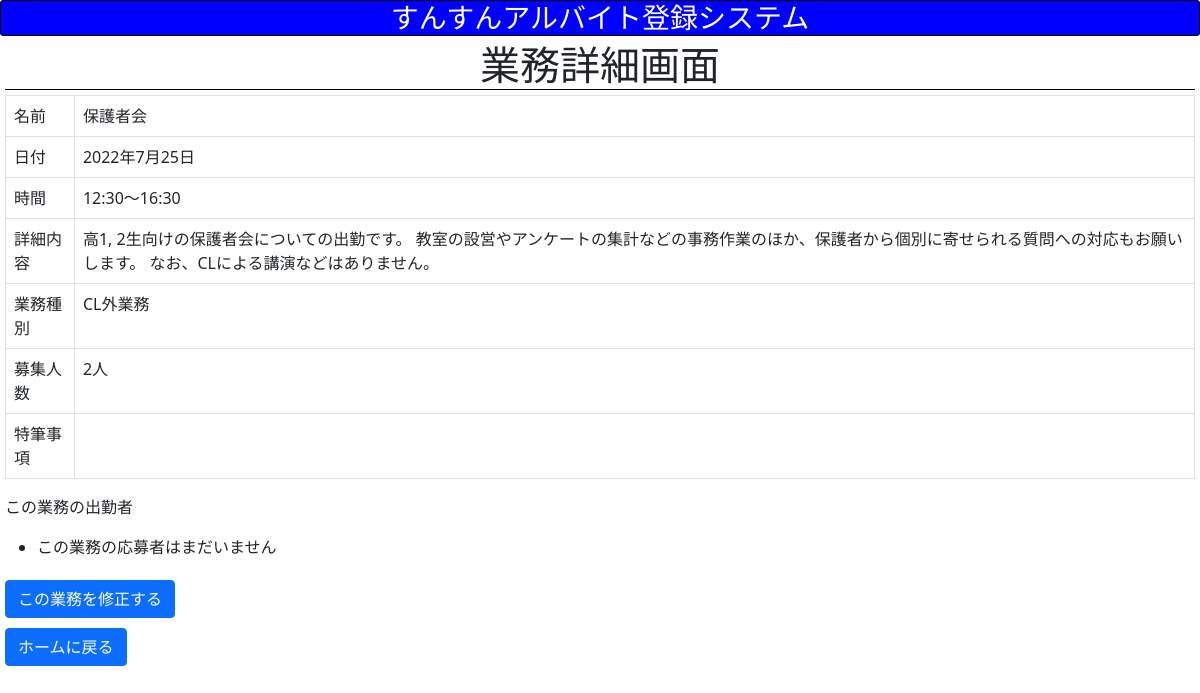
The page /shift/specification/14 (signed in) on the database as committed earlier.
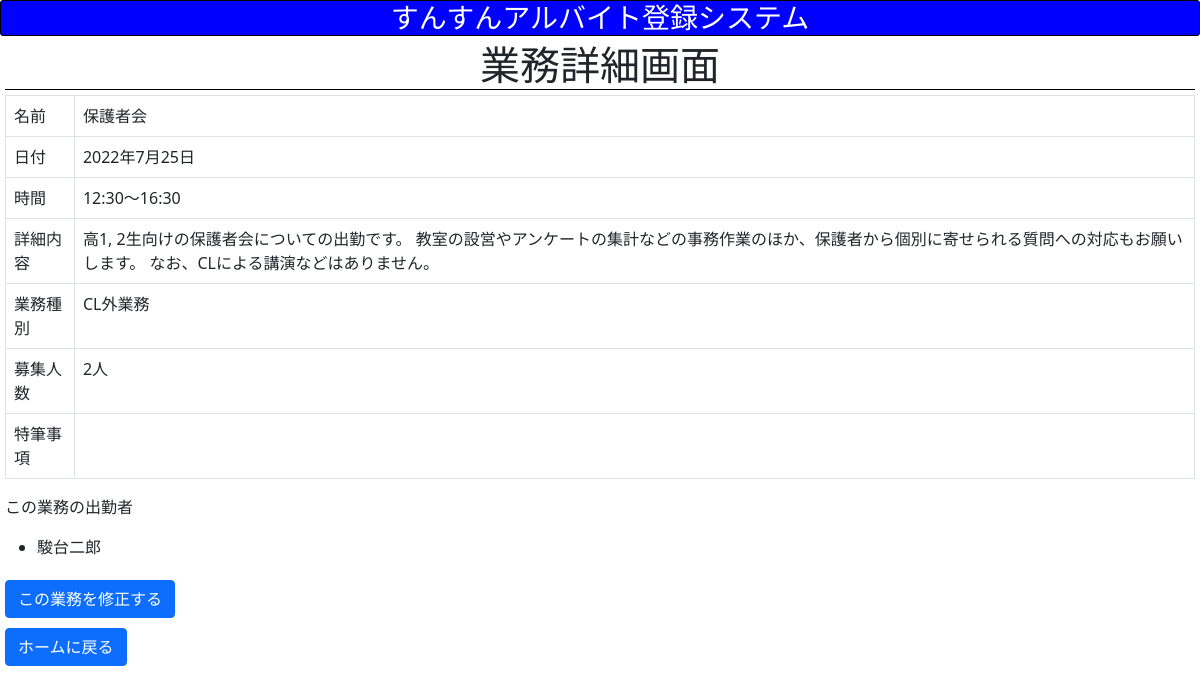
The same page on the database as committed later.
### shift/models.py (models this page shows, shortened)
class Worker(models.Model):
    name = models.CharField(max_length=64)
    email = models.CharField(max_length=64)
    password = models.CharField(validators=[MinLengthValidator(4)], max_length=128)
    is_admin = models.BooleanField(default=False)
    tasks = models.ManyToManyField(Task, blank=True, related_name="workers")

### shift/views.py (the view)
    def checker(request, **kwargs):
        if "worker_id" not in request.session:
            return HttpResponseRedirect(reverse("shift:login"))
        else:
            return func(request, **kwargs)

### shift/context_processor.py (called while the page is built)
def constant_value(request):
    import datetime
    return {
        "Now": datetime.datetime.now()
    }

### shift/views.py (called while the page is built, shortened)
def login_checker(func):
    def checker(request, **kwargs):
        if "worker_id" not in request.session:
            return HttpResponseRedirect(reverse("shift:login"))
        else:
            return func(request, **kwargs)
    return checker

@login_checker
def specification(request, task_id):
    task = Task.objects.get(id=task_id)
    worker = Worker.objects.get(id=request.session["worker_id"])
    return render(request, "shift/specification.html", {
        "task": task,
        "member_num": len(task.workers.all()),
        "worker": worker,
        "workers_of_task": task.workers.all(),
        "tasks_of_worker": worker.tasks.all()
    })

### shift/templates/shift/specification.html (shortened to what this page needs)
{% extends 'shift/layout.html' %}
{% block body %}
    <h1 class="theme">業務詳細画面</h1>
    <div class="specification">
        <table class="table table-bordered">
            <tbody>
                <tr>
                    <td>名前</td>
                    <td>{{ task.name }}</td>
                </tr>
                <tr>
                    <td>日付</td>
                    <td>{{ task.date }}</td>
                </tr>
                <tr>
                    <td>時間</td>
                    <td>{{ task.startTime }}〜{{ task.endTime }}</td>
                </tr>
                <tr>
                    <td>詳細内容</td>
                    <td>{{ task.specification }}</td>
                </tr>
                <tr>
                    <td>業務種別</td>
                    <td>{{ task.type }}</td>
                </tr>
                <tr>
                    <td>募集人数</td>
                    <td>{{ task.capacity }}人</td>
                </tr>
                <tr>
                    <td>特筆事項</td>
                    <td>{{ task.extra }}</td>
                </tr>
            </tbody>
        </table>
        {% if worker.is_admin %}
            <p>この業務の出勤者</p>
                <ul>
                    {% for worker in workers_of_task %}
                        <li>{{ worker.name }}</li>
                    {% empty %}
                        <li>この業務の応募者はまだいません</li>
                    {% endfor %}
                </ul>
            <a href="{% url 'shift:revise' task.id %}" class="btn btn-primary">この業務を修正する</a>
        {% endif %}
    </div>
    <a href="{% url 'shift:home' Now.year Now.month %}" class="btn btn-primary">ホームに戻る</a>
{% endblock %}

Rows that differ between the two databases and show on the page:
added Worker: name "駿台二郎"
Other text that changed with them:
text no longer shown: "この業務の応募者はまだいません"
